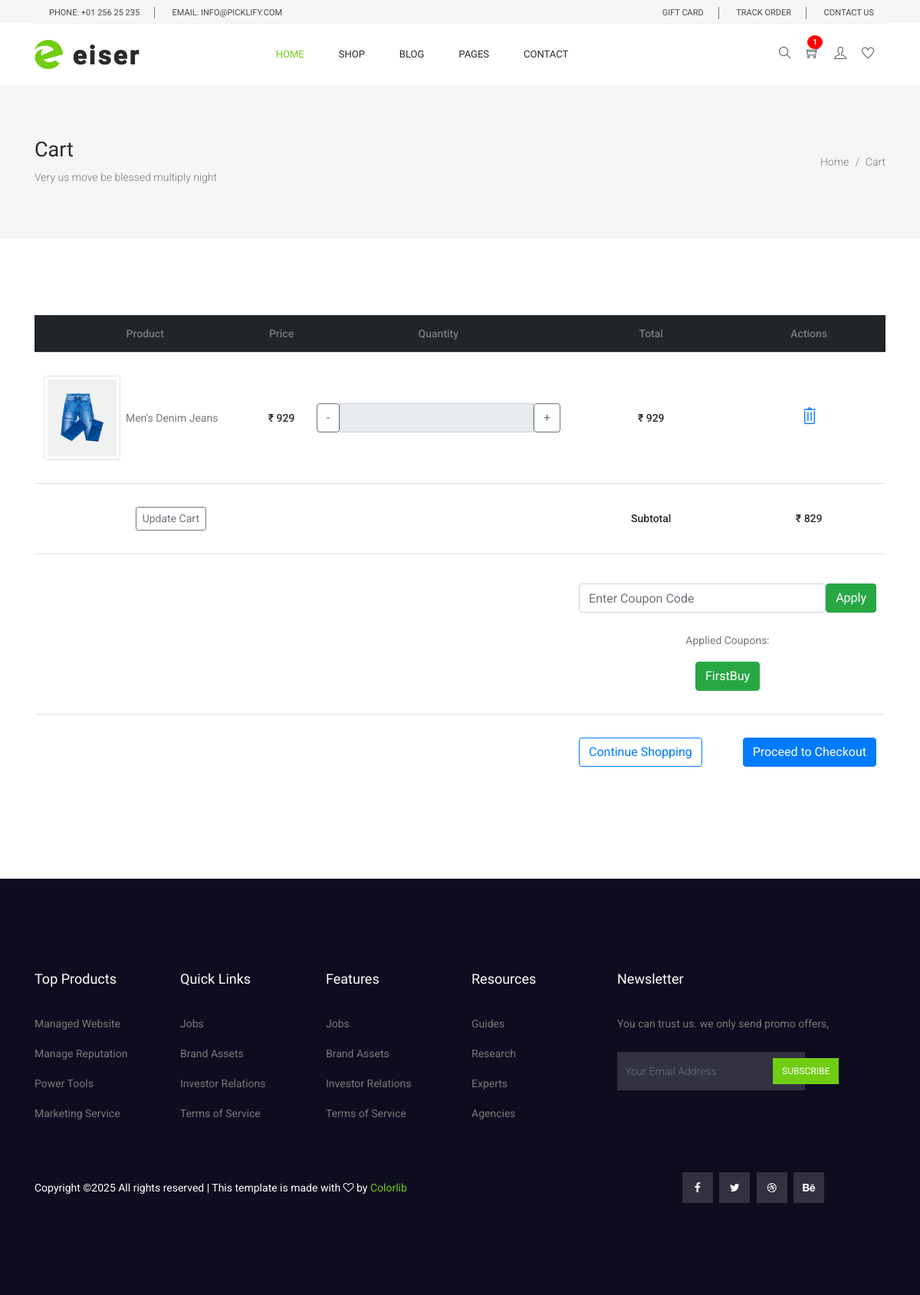
/accounts/cart/ (signed in), run on an earlier commit of the app's database.
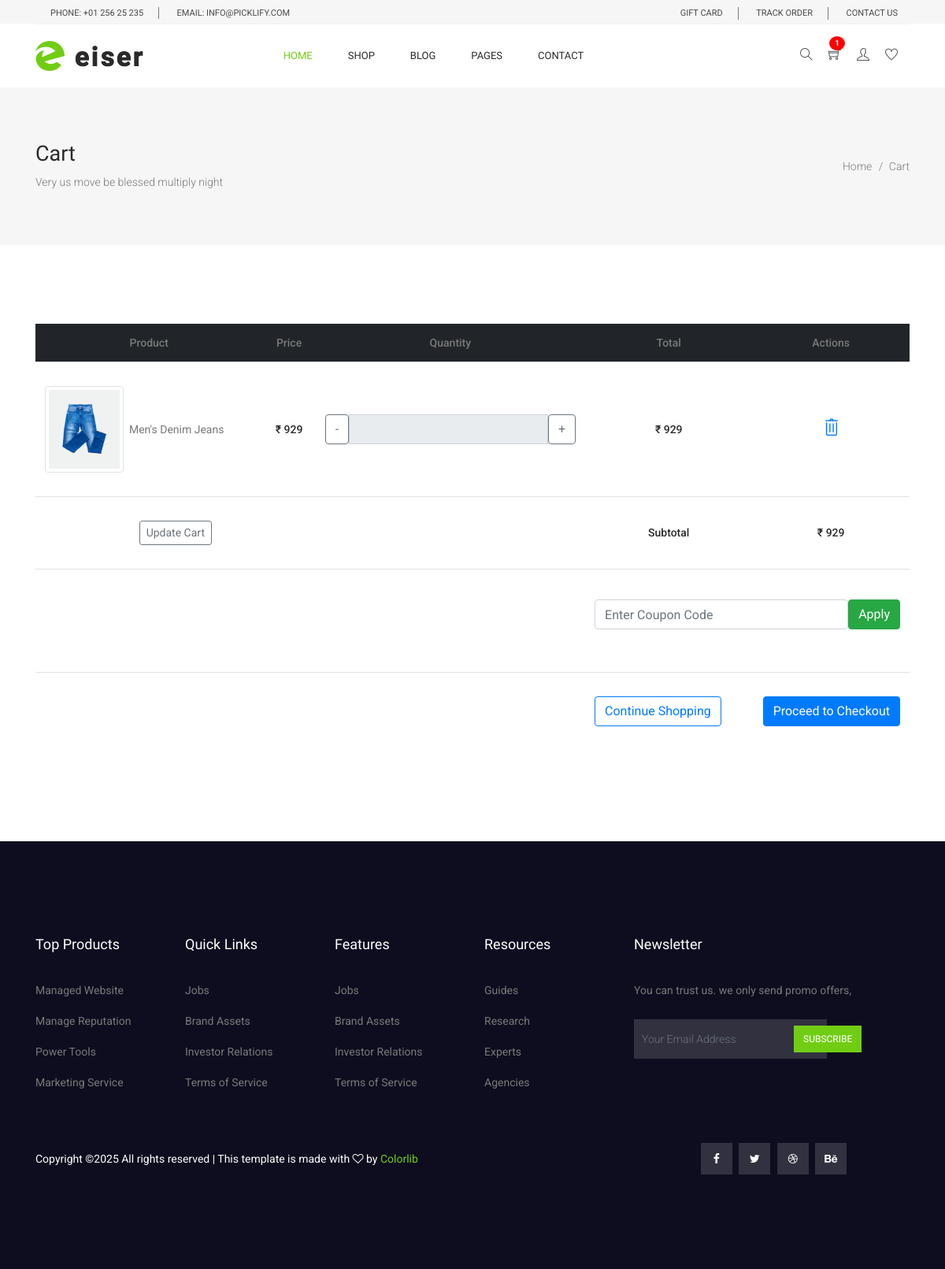
And on a later commit of the database.
### accounts/models.py (models this page shows)
class Profile(BaseModel):
    user = models.OneToOneField(User , on_delete=models.CASCADE , related_name="profile")
    is_email_verified = models.BooleanField(default=False)
    email_token = models.CharField(max_length=100 , null=True , blank=True)
    profile_image = models.ImageField(upload_to = 'profile')
    def get_cart_count(self):
        count = CartItems.objects.filter(cart__is_paid=False, cart__user=self.user).count()
        return count

class CartItems(BaseModel):
    cart = models.ForeignKey(Cart , on_delete=models.CASCADE, related_name='cart_items')
    product = models.ForeignKey(Product, on_delete=models.SET_NULL, null=True, blank=True)
    color_variant = models.ForeignKey(ColorVariant, on_delete=models.SET_NULL, null=True, blank=True)
    size_variant = models.ForeignKey(SizeVariant, on_delete=models.SET_NULL, null=True, blank=True)
    def get_product_price(self):
        price = [self.product.price]
        if self.color_variant:
            color_variant_price = self.color_variant.price
            price.append(color_variant_price)
        if self.size_variant:
            size_variant_price = self.size_variant.price
            price.append(size_variant_price)
        return sum(price)

class Cart(BaseModel):
    user = models.ForeignKey(User , on_delete=models.CASCADE, related_name='carts')
    coupon = models.ForeignKey(Coupon, on_delete=models.SET_NULL, null=True, blank=True)
    is_paid = models.BooleanField(default=False)
    def get_cart_total(self):
        cart_items = self.cart_items.all()
        price = []
        for cart_item in cart_items:
            price.append(cart_item.product.price)
            if cart_item.color_variant:
                color_variant_price = cart_item.color_variant.price
                price.append(color_variant_price)
            if cart_item.size_variant:
                size_variant_price = cart_item.size_variant.price
                price.append(size_variant_price)
        if self.coupon:
            if self.coupon.minimum_amount < sum(price):
                return sum(price) - self.coupon.discount_price
        return sum(price)

### products/models.py (models this page shows, shortened)
class Product(BaseModel):
    product_name = models.CharField(max_length=100)
    slug = models.SlugField(unique=True, null=True, blank=True)
    category = models.ForeignKey(Category, on_delete=models.CASCADE, related_name="products")
    price = models.IntegerField()
    product_description = models.TextField()
    color_variant = models.ManyToManyField(ColorVariant, blank=True)
    size_variant = models.ManyToManyField(SizeVariant, blank=True)

class ProductImage(BaseModel):
    product = models.ForeignKey(Product, on_delete=models.CASCADE, related_name="product_images")
    image = models.ImageField(upload_to="product")

class ColorVariant(BaseModel):
    color_name = models.CharField(max_length=100)
    price = models.IntegerField(default=0)

class SizeVariant(BaseModel):
    size_name = models.CharField(max_length=100)
    price = models.IntegerField(default=0)

class Coupon(BaseModel):
    coupon_code = models.CharField(max_length=10)
    is_expired = models.BooleanField(default=False)
    discount_price = models.IntegerField(default=100)
    minimum_amount = models.IntegerField(default=500)

### accounts/views.py (the view, shortened to what this page needs)
# urls.py: path('cart/', cart, name="cart"),
def cart(request):
    cart = Cart.objects.filter(user=request.user, is_paid=False).first()
    if not cart:
        messages.warning(request, "Your cart is empty.")
        return redirect("home")  # Redirect to a relevant page
    cart_items = CartItems.objects.filter(cart=cart)
    context = {
        'cart': cart,
        'cart_items': cart_items,
        'coupon': cart.coupon
    }
    return render(request, 'cart/cart.html', context)

### templates/cart/cart.html (shortened to what this page needs)
{% extends 'base/base.html' %} {% load static %} {% block content %}
    <section class="banner_area">
      <div class="banner_inner d-flex align-items-center">
        <div class="container">
          <div
            class="banner_content d-md-flex justify-content-between align-items-center"
          >
            <div class="mb-3 mb-md-0">
              <h2>Cart</h2>
              <p>Very us move be blessed multiply night</p>
            </div>
            <div class="page_link">
              <a href="{% url "index" %}">Home</a>
              <a href="{% url "cart" %}">Cart</a>
            </div>
          </div>
        </div>
      </div>
    </section>
    <section class="cart_area">
      <div class="container">
        <div class="cart_inner">
          <div class="table-responsive">
            <table class="table table-hover align-middle text-center">
              <thead class="table-dark">
                <tr>
                  <th scope="col">Product</th>
                  <th scope="col">Price</th>
                  <th scope="col">Quantity</th>
                  <th scope="col">Total</th>
                  <th scope="col">Actions</th>
                </tr>
              </thead>
              <tbody>
                {% for item in cart_items %}
                <tr>
                    <td>
                        <div class="d-flex align-items-center">
                          <img src="{{ item.product.product_images.first.image.url }}" alt="{{ item.product.product_name }}" class="img-thumbnail me-3" style="width: 100px; height: 110px;">
                            &nbsp;&nbsp;<p class="mb-0 fw-bold">{{ item.product.product_name }}</p>
                        </div>
                    </td>
                    <td>
                        <h5 class="fw-bold">₹&nbsp;{{ item.get_product_price }}</h5>
                    </td>
                    <td>
                        <div class="input-group quantity-input">
                          <button class="btn btn-outline-secondary" type="button" onclick="updateQuantity(-1)">-</button>
                          <input type="text" class="form-control text-center" name="qty" id="" value="{{ item.quantity }}" readonly>
                          <button class="btn btn-outline-secondary" type="button" onclick="updateQuantity(1)">+</button>
                        </div>
                    </td>
                    <td>
                        <h5 class="fw-bold" id="total-{{ item.uid }}">₹&nbsp;{{ item.get_product_price }}</h5>
                    </td>
                    <td>
                        <a href="{% url 'remove_from_cart' item.uid %}" class="text-primary me-2">
                          <i class="ti-trash icon-large" aria-hidden="true"></i>
                        </a>
                    </td>
                    </tr>
                    {% endfor %}
                <tr class="border-top">
                  <td colspan="2">
                    <a class="btn btn-outline-secondary btn-sm" href="#">Update Cart</a>
                  </td>
                  <td></td>
                  <td>
                    <h5 class="fw-bold">Subtotal</h5>
                  </td>
                  <td>
                    {% if cart  %}
                      <h5 class="fw-bold" id="subtotal">₹&nbsp;{{cart.get_cart_total}}</h5>
                    {% else %}
                      <h5 class="fw-bold" id="subtotal">₹&nbsp;0</h5>
                    {% endif %}
                  </td>
                </tr>
              <tr>
                <td colspan="3"></td>
                <td colspan="2">
                    <form method="POST" action="" class="d-flex justify-content-end align-items-center gap-2 mt-2">
                        <input type="text" name="coupon" class="form-control" placeholder="Enter Coupon Code" required>
                        <button type="submit" class="btn btn-success">Apply</button>
                    </form>
                    <br/>
                    <div class="w-40">
                      {% if cart.coupon %}
                        <p>Applied Coupons:</p>
                        <a href="{% url "remove_coupon" cart.uid %}" class="btn btn-success">{{ cart.coupon.coupon_code }}</a>
                      {% endif %}
                    </div>
                </td>
              </tr>
              <tr>
                <td colspan="3"></td>
                <td colspan="2">
                    <div class="d-flex justify-content-between">
                        <a class="btn btn-outline-primary" href="#">Continue Shopping</a>
                        <a class="btn btn-primary" href="#">Proceed to Checkout</a>
                    </div>
                </td>
              </tr>
              </tbody>
            </table>
          </div>
        </div>
      </div>
    </section>
{% endblock %}

### templates/base/base.html (shortened to what this page needs)
{% load static %}
<!DOCTYPE html>
<html lang="en">
<head>
  <link rel="stylesheet" href="{% static "css/bootstrap.css" %}" />
  <link rel="stylesheet" href="{% static "vendors/linericon/style.css" %}" />
  <link rel="stylesheet" href="{% static "css/font-awesome.min.css" %}" />
  <link rel="stylesheet" href="{% static "css/themify-icons.css" %}" />
  <link rel="stylesheet" href="{% static 'css/flaticon.css' %}" />
  <link rel="stylesheet" href="{% static 'vendors/owl-carousel/owl.carousel.min.css' %}" />
  <link rel="stylesheet" href="{% static 'vendors/lightbox/simpleLightbox.css' %}" />
  <link rel="stylesheet" href="{% static 'vendors/nice-select/css/nice-select.css' %}" />
  <link rel="stylesheet" href="{% static 'vendors/animate-css/animate.css' %}" />
  <link rel="stylesheet" href="{% static 'vendors/jquery-ui/jquery-ui.css' %}" />
  <link rel="stylesheet" href="{% static 'css/style.css' %}" />
  <link rel="stylesheet" href="{% static 'css/responsive.css' %}" />
</head>
<body>
  <header class="header_area">
    <div class="top_menu">
      <div class="container">
        <div class="row">
          <div class="col-lg-7">
            <div class="float-left">
              <p>Phone: +01 256 25 235</p>
              <p>email: info@picklify.com</p>
            </div>
          </div>
          <div class="col-lg-5">
            <div class="float-right">
              <ul class="right_side">
                <li>
                  <a href="cart.html">
                    gift card
                  </a>
                </li>
                <li>
                  <a href="tracking.html">
                    track order
                  </a>
                </li>
                <li>
                  <a href="contact.html">
                    Contact Us
                  </a>
                </li>
              </ul>
            </div>
          </div>
        </div>
      </div>
    </div>
    <div class="main_menu">
      <div class="container">
        <nav class="navbar navbar-expand-lg navbar-light w-100">
          <a class="navbar-brand logo_h" href="{% url "index" %}">
            <img src="{% static "img/logo.png" %}" alt="" />
          </a>
          <div class="collapse navbar-collapse offset w-100" id="navbarSupportedContent">
            <div class="row w-100 mr-0">
              <div class="col-lg-7 pr-0">
                <ul class="nav navbar-nav center_nav pull-right">
                  <li class="nav-item active">
                    <a class="nav-link" href="index.html">Home</a>
                  </li>
                  <li class="nav-item submenu dropdown">
                    <a href="#" class="nav-link dropdown-toggle" data-toggle="dropdown" role="button" aria-haspopup="true"
                      aria-expanded="false">Shop</a>
                  </li>
                  <li class="nav-item submenu dropdown">
                    <a href="#" class="nav-link dropdown-toggle" data-toggle="dropdown" role="button" aria-haspopup="true"
                      aria-expanded="false">Blog</a>
                  </li>
                  <li class="nav-item submenu dropdown">
                    <a href="#" class="nav-link dropdown-toggle" data-toggle="dropdown" role="button" aria-haspopup="true"
                      aria-expanded="false">Pages</a>
                  </li>
                  <li class="nav-item">
                    <a class="nav-link" href="{% url "contact" %}">Contact</a>
                  </li>
                </ul>
              </div>
              <div class="col-lg-5 pr-0">
                <ul class="nav navbar-nav navbar-right right_nav pull-right">
                  <li class="nav-item">
                    <a href="#" class="icons">
                      <i class="ti-search" aria-hidden="true"></i>
                    </a>
                  </li>
                  <li class="nav-item">
                    {% if request.user.is_authenticated %}
                    <a href="{% url 'cart' %}" class="icons" style="position: relative;">
                        <i class="ti-shopping-cart"></i>
                        <span id="cartBadge" class="badge">{{request.user.profile.get_cart_count}}</span>
                    </a>
                    {% else %}
                    <a href="{% url 'cart' %}" class="icons" style="position: relative;">
                        <i class="ti-shopping-cart"></i>
                        <span id="cartBadge" class="badge">0</span>
                    </a>
                    {% endif %}
                  </li>
                  <li class="nav-item">
                    <a href="{% url "register" %}" class="icons">
                      <i class="ti-user" aria-hidden="true"></i>
                    </a>
                  </li>
                  <li class="nav-item">
                    <a href="#" class="icons">
                      <i class="ti-heart" aria-hidden="true"></i>
                    </a>
                  </li>
                </ul>
              </div>
            </div>
          </div>
        </nav>
      </div>
    </div>
  </header>
  <main>
    {% block content %} {% endblock %}
  </main>
  {% include 'base/footer.html' %}

What changed in the data, as far as the page shows it:
changed Cart: get_cart_total "829" → "929"; coupon.coupon_code "FirstBuy" → (not shown)
Also different on the page:
text no longer shown: "Applied Coupons:"
